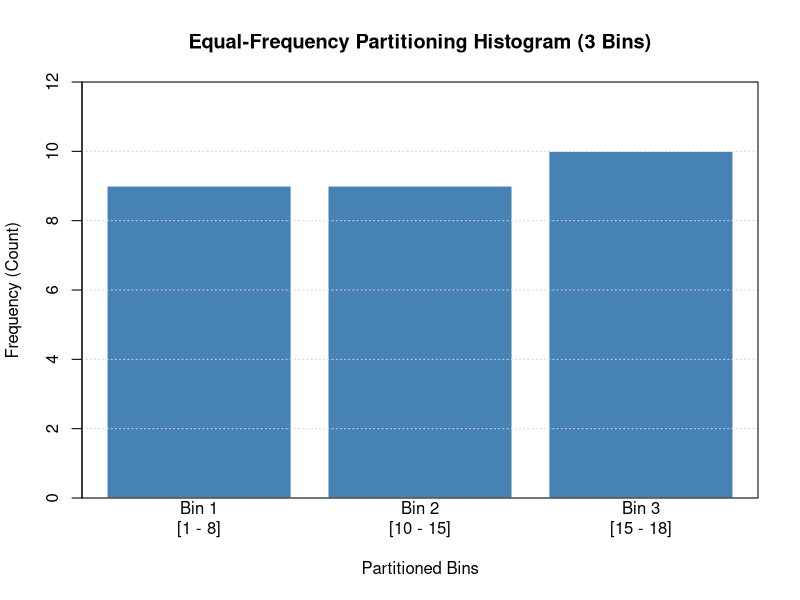

Write R code to recreate this figure.

prices <- c(1, 1, 5, 5, 5, 5, 5, 8, 8, 10, 10, 10, 10, 12, 14, 14, 14,15, 15, 15, 15, 15, 15, 18, 18, 18, 18, 18)
sorted_prices <- sort(prices)
bin1 <- sorted_prices[1:9]
bin2 <- sorted_prices[10:18]
bin3 <- sorted_prices[19:28]
mean1 <- mean(bin1)
mean2 <- mean(bin2)
mean3 <- mean(bin3)
smoothed_mean1 <- rep(mean1, length(bin1))
smoothed_mean2 <- rep(mean2, length(bin2))
smoothed_mean3 <- rep(mean3, length(bin3))
bin1
bin2
bin3
mean1
mean2
mean3
smoothed_mean1
smoothed_mean2
smoothed_mean3

smooth_boundaries <- function(b) {
  min_val <- min(b)
  max_val <- max(b)
  sapply(b, function(x) {
    if (abs(x - min_val) <= abs(x - max_val)) min_val else max_val
  })
}
smooth_bound1 <- smooth_boundaries(bin1)
smooth_bound2 <- smooth_boundaries(bin2)
smooth_bound3 <- smooth_boundaries(bin3)
smooth_bound1
smooth_bound2
smooth_bound3
bin_counts <- c(length(bin1), length(bin2), length(bin3))
bin_labels <- c(
  paste0("Bin 1\n[", min(bin1), " - ", max(bin1), "]"),
  paste0("Bin 2\n[", min(bin2), " - ", max(bin2), "]"),
  paste0("Bin 3\n[", min(bin3), " - ", max(bin3), "]")
)
barplot(bin_counts, 
        names.arg = bin_labels, 
        col = "steelblue", 
        border = "white",
        main = "Equal-Frequency Partitioning Histogram (3 Bins)", 
        ylab = "Frequency (Count)", 
        xlab = "Partitioned Bins",
        ylim = c(0, 12))
grid(nx = NA, ny = NULL, col = "lightgray", lty = "dotted")
box()
